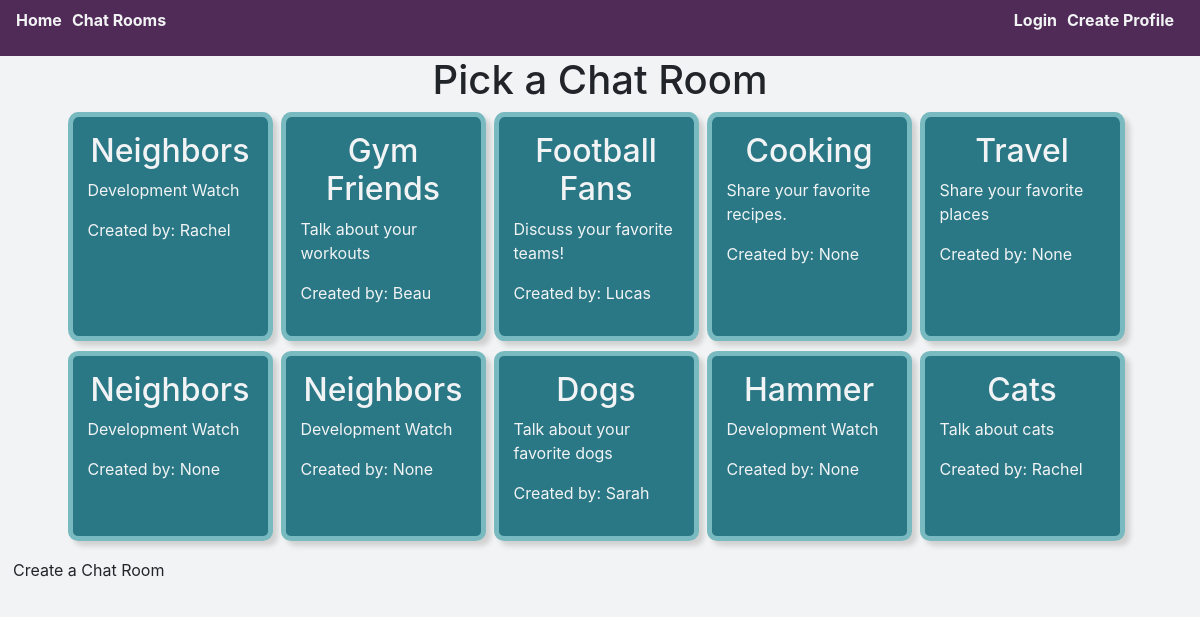
/chat_rooms/, run on an earlier commit of the app's database.
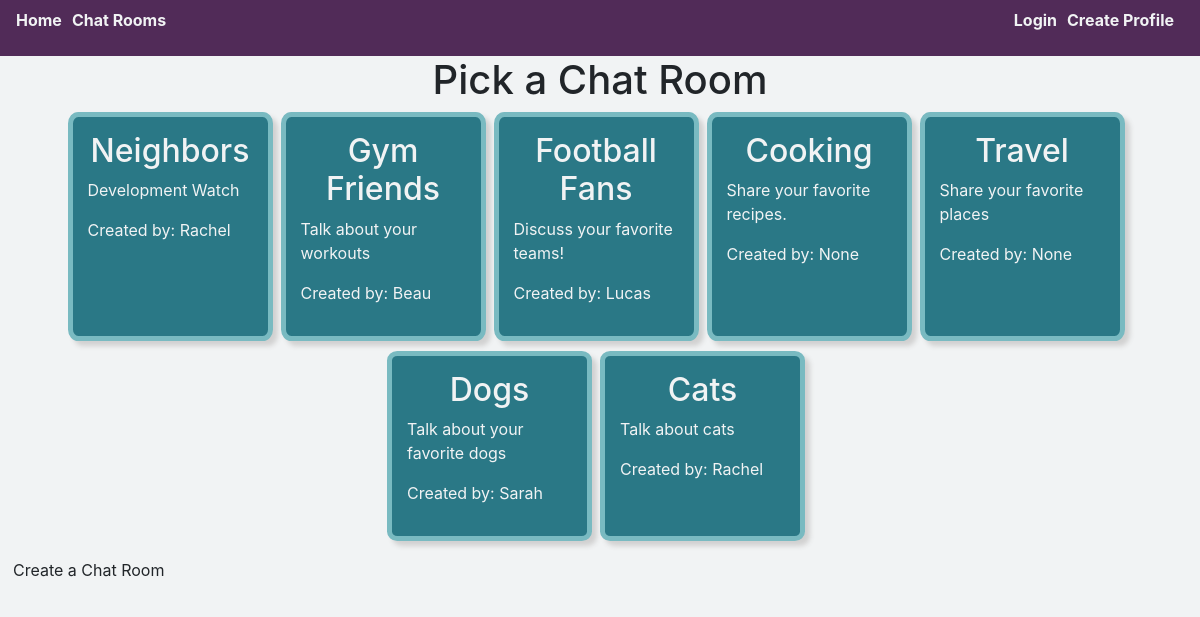
And on a later commit of the database.
### chat_app/models.py (models this page shows, shortened)
class Room(models.Model):
    name = models.CharField(max_length=255)
    description = models.CharField(max_length=255, null=True)
    created_by = models.ForeignKey(User, on_delete=models.CASCADE, null=True, related_name='rooms')
    members = models.ManyToManyField(User)

### chat_app/views.py (the view)
# urls.py: path('chat_rooms/', views.ListView.as_view(), name='chat_rooms'),
class ListView(generic.ListView):
    model = Room
    template_name = 'chat_app/chat_rooms.html'

### chat_app/templates/chat_app/chat_rooms.html
{% extends 'chat_app/base.html' %}
{% block content %}
<h1 class="d-flex justify-content-center">Pick a Chat Room</h1>
<div class="rooms-container row d-flex justify-content-center">
  {% for room in object_list %}
  <div class="card room-card col-9 col-sm-6 col-md-4 col-lg-2 mr-2">
    <h2><a href="{% url 'chat_app:chat_detail' room.id %}" class="room-name">{{room.name}}</a></h2>
    <p>{{room.description}}</p>
    <p>Created by: {{room.created_by}}</p>
  </div>
  {% endfor %}
</div>
<a href="{% url 'chat_app:create_room' %}" class="btn">Create a Chat Room</a>
{% endblock content %}

### chat_app/templates/chat_app/base.html (shortened to what this page needs)
{% load static %}
<!DOCTYPE html>
<html lang="en">
<head>
  <link rel="stylesheet" href="https://stackpath.bootstrapcdn.com/bootstrap/4.3.1/css/bootstrap.min.css">
  <link rel="stylesheet" href="{% static 'styles.css' %}">
</head>
<body>
  <div class="container-fluid main-content">
    {% include 'chat_app/header.html' %}
    {% block content %}
    {% endblock content %}
  </div>
</body>
</html>

### chat_app/templates/chat_app/header.html
<nav class="navbar">
  <ul class="d-flex flex-row navbar-left">
      <li><a href="{% url 'chat_app:index' %}">Home</a></li>
      <li><a href="{% url 'chat_app:chat_rooms' %}">Chat Rooms</a></li>
  </ul>
  <ul class="navbar-right d-flex flex-row">
      {% if request.user.is_authenticated %}
        <li><a href="{% url 'logout' %}">Logout</a></li>
      {% else %}
        <li><a href="{% url 'login' %}">Login</a></li>
      {% endif %}
      {% if request.user.is_authenticated and request.user.profile %}
        <li><a href="{% url 'accounts:profile_detail' request.user.profile.id %}">My Profile</a></li>
      {% else %}
          <li><a href="{% url 'accounts:profile_create' %}">Create Profile</a></li>
      {% endif %}
    </ul>
</nav>

### chat_app/static/styles.css (style rules this page uses)
* { box-sizing: border-box; }
.main-content { padding: 0px; }
body { background-color: #f1f3f4; }
.navbar { background-color: #512b58; }
.navbar ul { padding-left: 0px; }
.navbar li { list-style: none; margin-right: 10px; }
.navbar li a { color: #f1f3f4; font-weight: bold; }
.room-card { padding: 15px; border-radius: 5%; border: solid 5px #79bac1; background-color: #2a7886; box-shadow: 5px 5px 5px #D1D1D1; margin-bottom: 10px; padding: 15px; }
.room-card h2 { text-align: center; }
.room-card a { color: #f1f3f4; }
.room-card p { color: #f1f3f4; }

What changed in the data, as far as the page shows it:
removed Room: name "Neighbors", description "Development Watch", created_by "None"
removed Room: name "Neighbors", description "Development Watch", created_by "None"
removed Room: name "Hammer", description "Development Watch", created_by "None"
